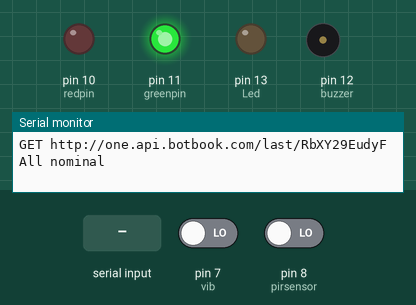
This sketch was run on a simulated Arduino Uno, built with avr-gcc and run on an emulated ATmega328P. Parts: output pins drawn as LEDs (lit = HIGH), buzzer (waves = sounding), the last lines printed to the serial monitor. The test bench sets the inputs (shaded band); at power-on: pin 7 (vib) LOW, pin 8 (pirsensor) LOW.

Above: at 1.2 s.
1.3 s: pin 7 (vib) driven HIGH
At 5.7 s:
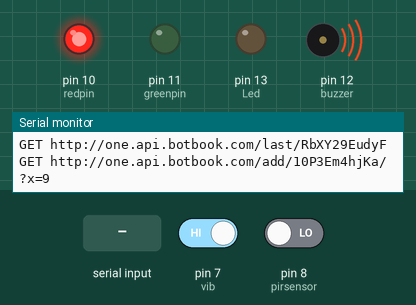
6.5 s: pin 7 (vib) driven LOW
9.0 s: "9\n" received over Serial
At 12.2 s:
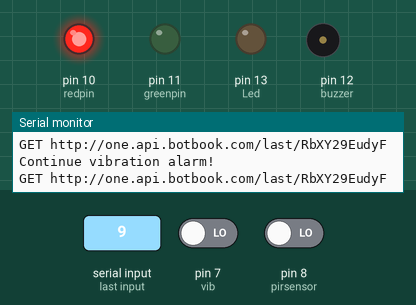
15.0 s: pin 8 (pirsensor) driven HIGH
At 18.6 s:
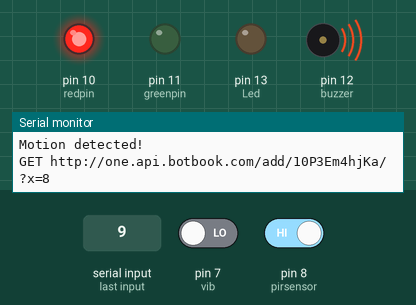
18.9 s: pin 8 (pirsensor) driven LOW
At 21.3 s:
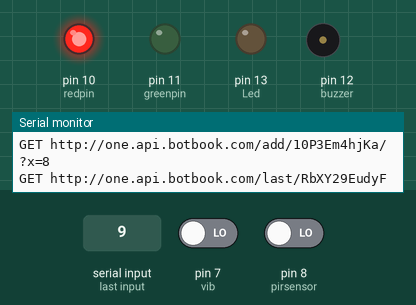
24.4 s: "8\n" received over Serial
At 24.9 s:
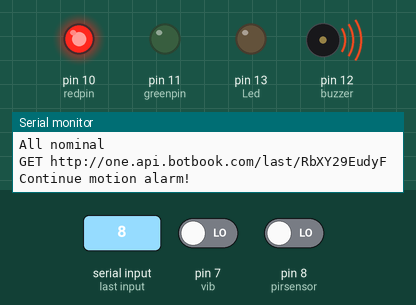
Timing chart, 0 to 28.4 s (numbered marks = the images above; inputs shaded):
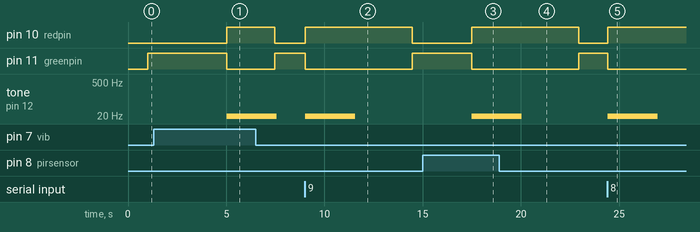

Measured:
- after the input at 1.3 s, pin 10 (redpin): LOW → HIGH after 3.7 s; pin 11 (greenpin): HIGH → LOW after 3.7 s; tone on pin 12 (buzzer): silent → 10 Hz after 3.7 s
- after the input at 9.0 s, pin 10 (redpin): LOW → HIGH at once, → LOW 5.5 s later; pin 11 (greenpin): HIGH → LOW at once, → HIGH 5.5 s later; tone on pin 12 (buzzer): silent → 10 Hz at once, → 12 Hz 2.5 s later, → silent 0.10 s later
- after the input at 15.0 s, pin 10 (redpin): LOW → HIGH after 2.5 s; pin 11 (greenpin): HIGH → LOW after 2.5 s; tone on pin 12 (buzzer): silent → 5 Hz after 2.5 s
- after the input at 18.9 s, pin 10 (redpin): HIGH → LOW after 4.0 s; pin 11 (greenpin): LOW → HIGH after 4.0 s; tone on pin 12 (buzzer): goes on until 20.0 s, then stays silent
- after the input at 24.4 s, pin 10 (redpin): LOW → HIGH at once; pin 11 (greenpin): HIGH → LOW at once; tone on pin 12 (buzzer): silent → 5 Hz at once, → 20 Hz 2.5 s later, → silent 0.10 s later

The sketch:

sensoriintegraatio.ino
```cpp
int buzzer = 12;
int Led = 13;
int vib = 7;
int val;
int buzala;
int pirala;
int pirsensor = 8;
int vibala;
int redpin = 10; // red LED
int greenpin = 11; // green LED
float x = -8888;
float num= 0.7465;
String numero;
void setup()

{
  Serial.begin (115200);
  pinMode(buzzer, OUTPUT);
  pinMode(Led, OUTPUT);
  pinMode(vib, INPUT);
  pinMode(pirsensor, INPUT);
  pinMode (redpin, OUTPUT);
  pinMode (greenpin, OUTPUT);
}
void red()
{ analogWrite (greenpin, 0);
  analogWrite (redpin, 255);
}
String serialHttpGet(String url) {
  Serial.print("GET ");
  Serial.println(url);
  return Serial.readStringUntil('\n');
}

float serialHttpGetFloat(String url) {
  String s = serialHttpGet(url);
  return s.toFloat();
}
float numGet() {
    x = serialHttpGetFloat("http://one.api.botbook.com/last/RbXY29EudyF");
    return x;
}

void numSend(String numero)
{
  x = serialHttpGetFloat("http://one.api.botbook.com/add/10P3Em4hjKa/?x=" + numero);
}

void green()
{
  analogWrite (greenpin, 255);
  analogWrite (redpin, 0);
}
void buzzerAlarm(int x)
{
  int a = 1;

  if (x == 1)
  {
    red();
    for (a = 1 ; a < 50; a++)
    {
      int a = 1;
      tone(buzzer, 10, 10000);
      delay(50);
      tone(buzzer, 12, 100);
    }
  }
  if (x == 2) {
    for (a = 1; a < 50; a++)
    {
      red();
      int a = 1;
      tone(buzzer, 5, 10000);
      delay(50);
      tone(buzzer, 20, 100);
    }
  }
}
void loop()
{
  vibala = digitalRead(vib);
  pirala = digitalRead(pirsensor);
  num = numGet();
  delay(10);

  if (vibala == HIGH)
  {
    Serial.println("Vibration alarm!");
    num = numGet();
    numSend("9");
    buzzerAlarm(1);
    analogWrite (greenpin, 255);
    analogWrite (redpin, 0);
    digitalWrite(Led, LOW);
    delay(1000);
  }


  else if (pirala == HIGH)
  {
    Serial.println("Motion detected!");
    numSend("8");
    analogWrite (greenpin, 255);
    analogWrite (redpin, 0);
    buzzerAlarm(2);
    num = numGet();
    delay(1000);
  }
  else if (vibala == LOW && num == 9)
  {
    Serial.println("Continue vibration alarm!");
    buzzerAlarm(1);
    num = numGet();
    delay(1000);
  }
  else if (pirala == LOW && num == 8)
  {
    Serial.println("Continue motion alarm!");
    buzzerAlarm(2);
    num = numGet();
    delay(1000);
  }
  else
  {
    green();
    Serial.println("All nominal");
    digitalWrite(Led, LOW);
    delay(1000);
  }

}
```
